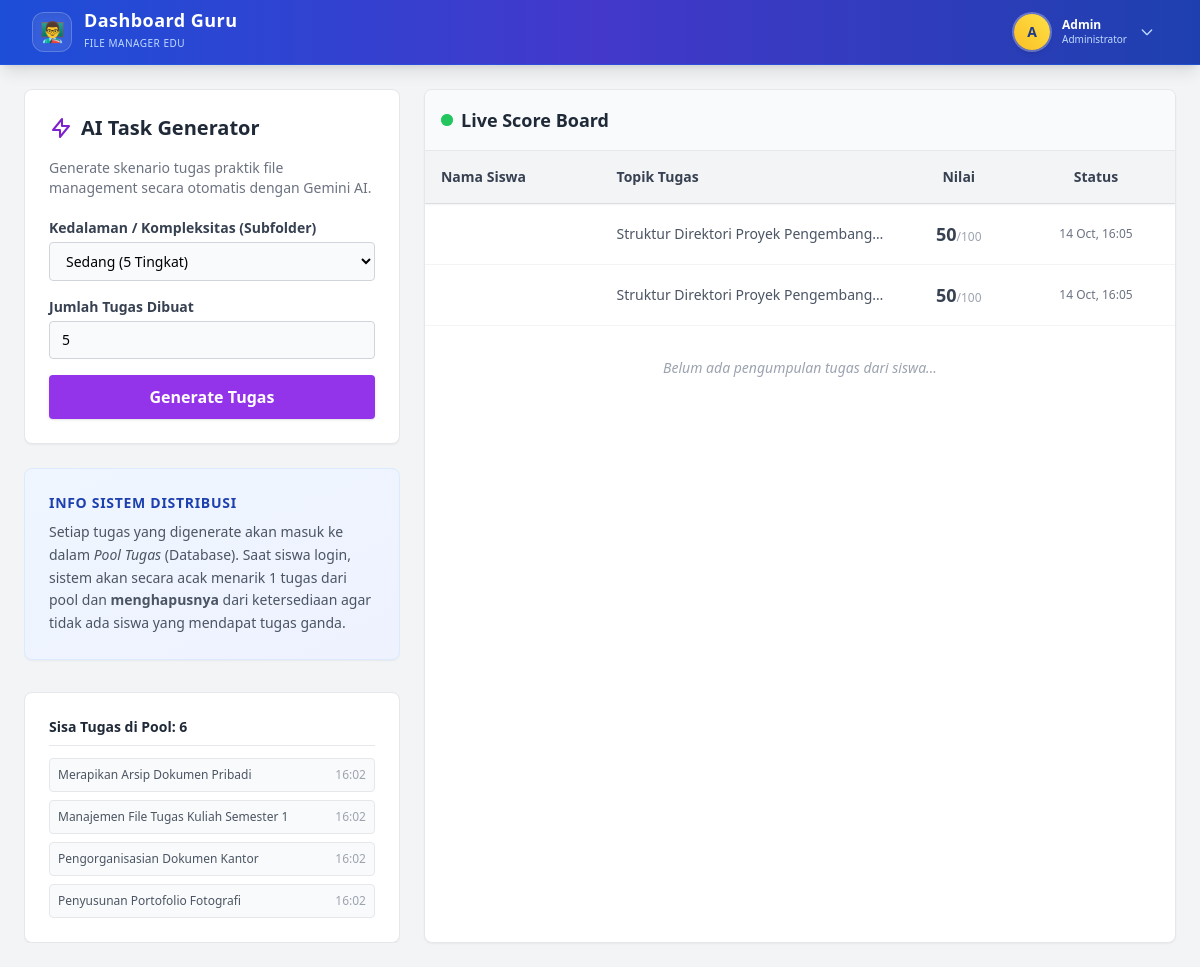
Page /admin (signed in) on the earlier database version.
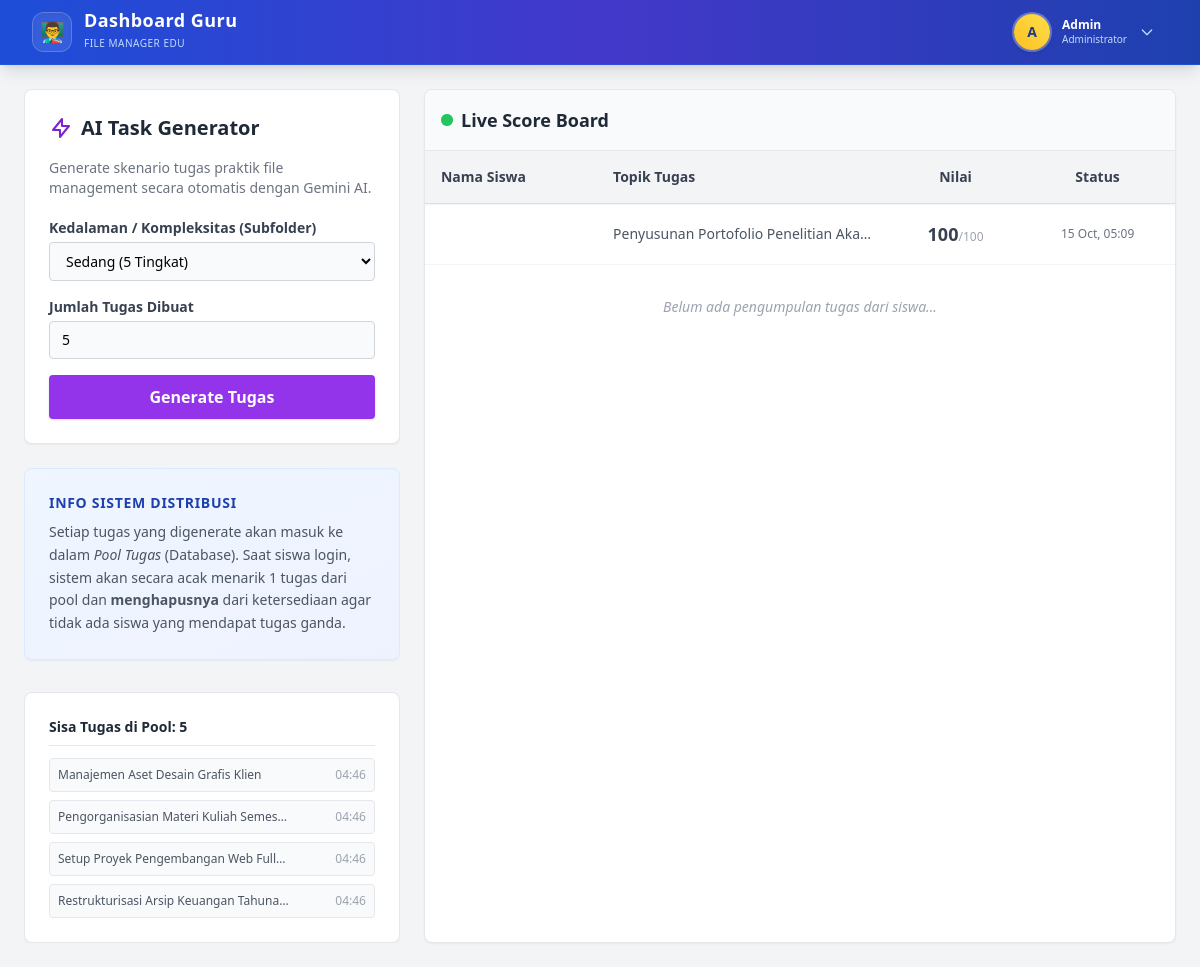
Same page on the later database version.
### app.py (models this page shows)
class Task(db.Model):
    id = db.Column(db.Integer, primary_key=True)
    title = db.Column(db.String(100), nullable=False)
    description = db.Column(db.Text, nullable=False)
    expected_paths = db.Column(db.Text, nullable=False)
    created_at = db.Column(db.DateTime, default=datetime.utcnow) # <--- TAMBAHKAN INI

class Score(db.Model):
    id = db.Column(db.Integer, primary_key=True)
    user_id = db.Column(db.Integer, db.ForeignKey('user.id'), unique=True, nullable=False) # unique=True
    task_title = db.Column(db.String(100), nullable=False)
    score = db.Column(db.Integer, default=0)
    created_at = db.Column(db.DateTime, default=datetime.utcnow)
    user = db.relationship('User', backref=db.backref('score_rel', uselist=False))

### app.py (the view)
@app.route('/admin')
def admin_dashboard():
    if session.get('role') != 'admin':
        return redirect(url_for('login'))
    sisa_tugas = Task.query.order_by(Task.created_at.desc()).all()
    history_score = Score.query.order_by(Score.created_at.desc()).all()
    return render_template('admin.html', username=session['username'], tasks=sisa_tugas, scores=history_score)

### templates/admin.html (shortened to what this page needs)
<!DOCTYPE html>
<html lang="id">
<head>
    <script src="https://cdn.tailwindcss.com"></script>
</head>
<body class="bg-gray-100 font-sans h-screen flex flex-col">
    <nav class="bg-gradient-to-r from-blue-700 via-indigo-700 to-blue-800 border-b border-blue-600/50 shadow-lg text-white sticky top-0 z-50">
        <div class="max-w-7xl mx-auto px-4 sm:px-6 lg:px-8">
            <div class="flex items-center justify-between h-16">
                <div class="flex items-center gap-8">
                    <a href="/admin" class="flex items-center gap-3 group">
                        <div class="w-10 h-10 rounded-xl bg-white/10 backdrop-blur-md border border-white/20 flex items-center justify-center text-xl shadow-inner group-hover:scale-105 transition-transform">
                            👨‍🏫
                        </div>
                        <div>
                            <h1 class="font-bold text-lg tracking-wide leading-none text-white">Dashboard Guru</h1>
                            <span class="text-[10px] text-blue-200 font-medium tracking-wider uppercase">File Manager Edu</span>
                        </div>
                    </a>
                </div>
                <div class="relative">
                    <button id="profileDropdownBtn" onclick="toggleProfileDropdown(event)" class="flex items-center gap-3 p-1.5 pr-3 rounded-full hover:bg-white/10 transition-all border border-transparent hover:border-white/20 focus:outline-none">
                        <div class="w-9 h-9 rounded-full bg-gradient-to-tr from-amber-400 to-yellow-300 text-blue-900 font-bold flex items-center justify-center text-sm shadow-md ring-2 ring-white/30">
                            {{ username[0]|upper }}
                        </div>
                        <div class="text-left hidden sm:block">
                            <div class="text-xs font-semibold leading-tight capitalize">{{ username }}</div>
                            <div class="text-[10px] text-blue-200 font-medium">Administrator</div>
                        </div>
                        <svg id="dropdownArrow" class="w-4 h-4 text-blue-200 transition-transform duration-200" fill="none" stroke="currentColor" viewBox="0 0 24 24">
                            <path stroke-linecap="round" stroke-linejoin="round" stroke-width="2" d="M19 9l-7 7-7-7"></path>
                        </svg>
                    </button>
                </div>
            </div>
        </div>
    </nav>
    <div class="flex-1 p-6 flex gap-6 overflow-hidden">
        <div class="w-1/3 flex flex-col gap-6 overflow-y-auto">
            <div class="bg-white p-6 rounded-lg shadow-sm border border-gray-200">
                <div class="flex items-center gap-2 mb-4 text-purple-700">
                    <svg class="w-6 h-6" fill="none" stroke="currentColor" viewBox="0 0 24 24"><path stroke-linecap="round" stroke-linejoin="round" stroke-width="2" d="M13 10V3L4 14h7v7l9-11h-7z"></path></svg>
                    <h2 class="text-xl font-bold text-gray-800">AI Task Generator</h2>
                </div>
                <p class="text-sm text-gray-500 mb-5">Generate skenario tugas praktik file management secara otomatis dengan Gemini AI.</p>
                <div class="space-y-4">
                    <div>
                        <label class="block text-sm font-semibold text-gray-700 mb-1">Kedalaman / Kompleksitas (Subfolder)</label>
                        <select id="task-depth" class="w-full border border-gray-300 rounded px-3 py-2 text-sm focus:ring-2 focus:ring-purple-500 outline-none bg-gray-50">
                            <option value="5" selected>Sedang (5 Tingkat)</option>
                        </select>
                    </div>
                    <div>
                        <label class="block text-sm font-semibold text-gray-700 mb-1">Jumlah Tugas Dibuat</label>
                        <input type="number" id="task-count" value="5" min="1" max="25" class="w-full border border-gray-300 rounded px-3 py-2 text-sm focus:ring-2 focus:ring-purple-500 outline-none bg-gray-50">
                    </div>
                    <button id="btn-generate" onclick="generateTasks()" class="w-full bg-purple-600 hover:bg-purple-700 text-white font-bold py-2.5 rounded shadow transition-all flex justify-center items-center gap-2 mt-2">
                        <span>Generate Tugas</span>
                    </button>
                </div>
            </div>
            <div class="bg-gradient-to-br from-blue-50 to-indigo-50 p-6 rounded-lg shadow-sm border border-blue-100">
                <h3 class="text-sm font-bold text-blue-800 mb-2 uppercase tracking-wider">Info Sistem Distribusi</h3>
                <p class="text-sm text-gray-600 leading-relaxed">
                    Setiap tugas yang digenerate akan masuk ke dalam <i>Pool Tugas</i> (Database). Saat siswa login, sistem akan secara acak menarik 1 tugas dari pool dan <b>menghapusnya</b> dari ketersediaan agar tidak ada siswa yang mendapat tugas ganda.
                </p>
            </div>
            <div class="bg-white p-6 rounded-lg shadow-sm border border-gray-200 mt-2">
                <h3 class="text-sm font-bold text-gray-800 mb-3 border-b pb-2">Sisa Tugas di Pool: {{ tasks|length }}</h3>
                <ul class="text-xs text-gray-600 max-h-40 overflow-y-auto space-y-2">
                    {% for t in tasks %}
                    <li class="flex justify-between items-center bg-gray-50 p-2 rounded border">
                        <span class="truncate w-3/4">{{ t.title }}</span>
                        <span class="text-gray-400">{{ t.created_at.strftime('%H:%M') }}</span>
                    </li>
                    {% endfor %}
                </ul>
            </div>
        </div>
        <div class="w-2/3 bg-white rounded-lg shadow-sm border border-gray-200 flex flex-col overflow-hidden">
            <div class="p-4 border-b bg-gray-50 flex justify-between items-center">
                <h2 class="text-lg font-bold text-gray-800 flex items-center gap-2">
                    <span class="relative flex h-3 w-3">
                        <span class="relative inline-flex rounded-full h-3 w-3 bg-green-500"></span>
                    </span>
                    Live Score Board
                </h2>
            </div>
            <div class="flex-1 overflow-y-auto p-0">
                <table class="w-full text-left border-collapse text-sm">
                    <thead class="sticky top-0 bg-gray-100 shadow-sm z-10">
                        <tr>
                            <th class="p-4 font-semibold text-gray-700 border-b">Nama Siswa</th>
                            <th class="p-4 font-semibold text-gray-700 border-b">Topik Tugas</th>
                            <th class="p-4 font-semibold text-gray-700 border-b text-center">Nilai</th>
                            <th class="p-4 font-semibold text-gray-700 border-b text-center">Status</th>
                        </tr>
                    </thead>
                    <tbody id="score-table" class="divide-y divide-gray-100">
                        {% for s in scores %}
                        <tr class="hover:bg-gray-50 transition-colors bg-white">
                            <td class="p-4 font-medium text-gray-800">{{ s.user.username }}</td>
                            <td class="p-4 text-gray-600 truncate max-w-[200px]" title="{{ s.task_title }}">{{ s.task_title }}</td>
                            <td class="p-4 text-center"><span class="text-lg font-bold text-gray-700">{{ s.score }}</span><span class="text-gray-400 text-xs">/100</span></td>
                            <td class="p-4 text-center text-xs text-gray-500">{{ s.created_at.strftime('%d %b, %H:%M') }}</td>
                        </tr>
                        {% endfor %}
                        <tr id="empty-state">
                            <td colspan="4" class="p-8 text-center text-gray-400 italic">Belum ada pengumpulan tugas dari siswa...</td>
                        </tr>
                    </tbody>
                </table>
            </div>
        </div>
    </div>
</body>
</html>

Differences in the rows shown:
removed Task: title "Pengorganisasian Dokumen Kantor", created_at "16:02"
removed Task: title "Penyusunan Portofolio Fotografi", created_at "16:02"
removed Score: task_title "Struktur Direktori Proyek Pengembang…", score "50", created_at "14 Oct, 16:05"
removed Score: task_title "Struktur Direktori Proyek Pengembang…", score "50", created_at "14 Oct, 16:05"
added Task: title "Manajemen Aset Desain Grafis Klien", created_at "04:46"
changed Task: title "Manajemen File Tugas Kuliah Semester 1" → "Pengorganisasian Materi Kuliah Semes…"; created_at "16:02" → "04:46"; moves up the list
added Task: title "Setup Proyek Pengembangan Web Full…", created_at "04:46"
changed Task: title "Merapikan Arsip Dokumen Pribadi" → "Restrukturisasi Arsip Keuangan Tahuna…"; created_at "16:02" → "04:46"
added Score: task_title "Penyusunan Portofolio Penelitian Aka…", score "100", created_at "15 Oct, 05:09"
Other differences:
{{ tasks|length }}: "6" → "5"
